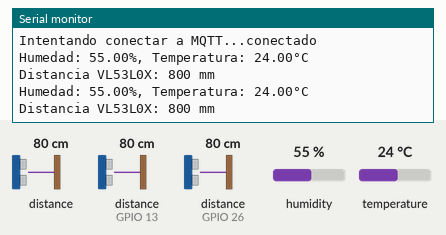
This sketch was run on a simulated ESP32. Shown: the last lines printed to the serial monitor. Wiring (inferred from the names in the program): 2 × ultrasonic range finder: trigger GPIO 12, echo GPIO 13 / trigger GPIO 27, echo GPIO 26. Inputs (shaded band) come from the test bench; at power-on: distance to the obstacle 80 cm, humidity 55 %, temperature 24 °C, distance to the obstacle (sensors on GPIO 13, GPIO 26) 80 cm. The echo pulse lasts 58.3 µs per cm; WiFi joins after 1.5 s; servers stay silent unless stated; no MQTT or app messages arrive unless stated.

Above: at 2.7 s.
2.8 s: distance to the obstacle (sensor 0) set to 2 cm
At 4.2 s:
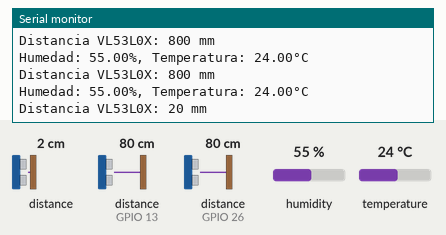
4.3 s: humidity set to 22 %
At 5.6 s:
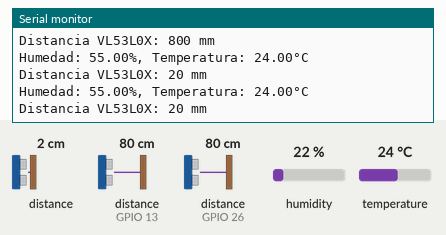
5.8 s: temperature set to 12 °C
At 7.2 s:
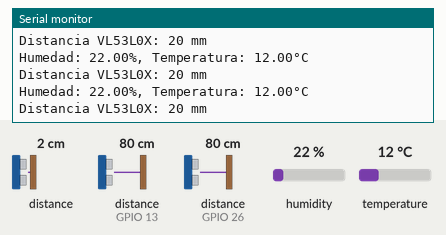
7.3 s: distance to the obstacle (sensor 0) set to 4 cm
At 8.6 s:
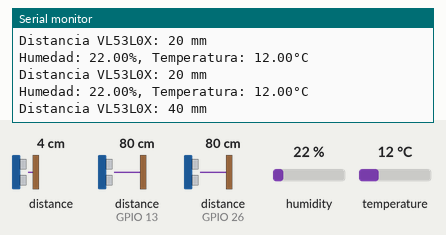
8.8 s: humidity set to 40 %
At 9.9 s:
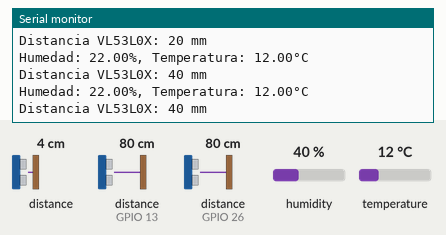
Timing chart, 0 to 11.3 s (numbered marks = the images above; inputs shaded):
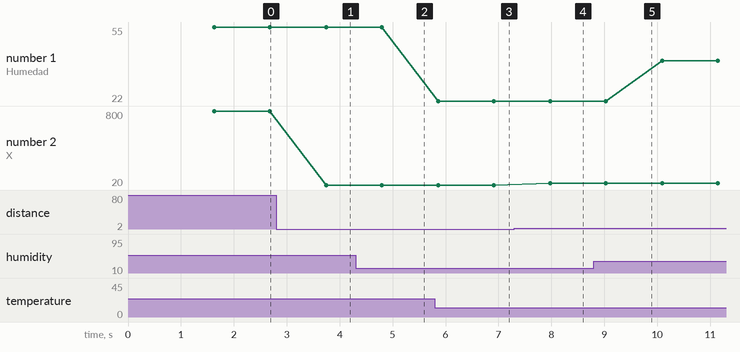

Measured:
- after the input at 2.8 s, the serial monitor: prints a new line after 0.95 s (image 1)
- after the input at 5.8 s, the serial monitor: prints a new line after 0.06 s (image 3)
- after the input at 7.3 s, the serial monitor: prints a new line after 0.68 s (image 4)
- plotted number 2: 800 → 20 after the input at 2.8 s, 20 → 40 after the input at 7.3 s

The sketch:

ESP32Sensors.ino
```cpp
#include <DHT.h>
#include <WiFi.h>
#include <PubSubClient.h>
#include <Wire.h>
#include <VL53L0X.h>

#define DHTTYPE DHT11
#define DHTPIN 19
DHT dht(DHTPIN, DHTTYPE);

const int trigPin = 12;
const int echoPin = 13;
const int trigPin2 = 27;
const int echoPin2 = 26;
#define SOUND_SPEED 0.034

VL53L0X sensor;

const char* ssid = "MotherBase";
const char* password = "@6830135@";
const char* mqtt_server = "192.168.100.216";

WiFiClient espClient;
PubSubClient client(espClient);

void setup() {
  Serial.begin(115200);
  Wire.begin();

  dht.begin();
  pinMode(trigPin, OUTPUT);
  pinMode(echoPin, INPUT);
  pinMode(trigPin2, OUTPUT);
  pinMode(echoPin2, INPUT);

  sensor.init();
  sensor.setTimeout(500);
  sensor.startContinuous();

  setup_wifi();
  client.setServer(mqtt_server, 1883);
}

void setup_wifi() {
  delay(10);
  Serial.println();
  Serial.print("Conectando a ");
  Serial.println(ssid);

  WiFi.begin(ssid, password);

  while (WiFi.status() != WL_CONNECTED) {
    delay(500);
    Serial.print(".");
  }
  Serial.println("");
  Serial.println("WiFi conectado");
  Serial.println(WiFi.localIP());
}

void loop() {
  if (!client.connected()) {
    reconnect();
  }
  client.loop();

  float humidity = dht.readHumidity();
  float temperature = dht.readTemperature();

  float distanceCm = measureDistance(trigPin, echoPin);
  float distanceCm2 = measureDistance(trigPin2, echoPin2);

  int distanciaVL53L0X = sensor.readRangeContinuousMillimeters();

  if (isnan(humidity) || isnan(temperature)) {
    Serial.println("Error leyendo el sensor DHT11");
  } else {
    char humidityStr[16];
    char temperatureStr[16];
    sprintf(humidityStr, "%.2f", humidity);
    sprintf(temperatureStr, "%.2f", temperature);
    client.publish("sensor/DHT11/humedad", humidityStr);
    client.publish("sensor/DHT11/temperatura", temperatureStr);

    Serial.printf("Humedad: %.2f%%, Temperatura: %.2f°C\n", humidity, temperature);
  }

  client.publish("sensor/HC-SR04/uno", String(distanceCm).c_str());
  client.publish("sensor/HC-SR04/dos", String(distanceCm2).c_str());

  if (sensor.timeoutOccurred()) {
    Serial.println("Error de tiempo de espera del sensor VL53L0X");
  } else {
    char distanciaVL53L0XStr[16];
    sprintf(distanciaVL53L0XStr, "%d", distanciaVL53L0X);
    client.publish("sensor/VL53L0X/distancia", distanciaVL53L0XStr);

    Serial.printf("Distancia VL53L0X: %d mm\n", distanciaVL53L0X);
  }

  delay(1000);
}

float measureDistance(int trigPin, int echoPin) {
  digitalWrite(trigPin, LOW);
  delayMicroseconds(2);
  digitalWrite(trigPin, HIGH);
  delayMicroseconds(10);
  digitalWrite(trigPin, LOW);

  long duration = pulseIn(echoPin, HIGH);
  return duration * SOUND_SPEED / 2;
}

void reconnect() {
  while (!client.connected()) {
    Serial.print("Intentando conectar a MQTT...");
    if (client.connect("ArduinoClient")) {
      Serial.println("conectado");
    } else {
      Serial.print("fallo, rc=");
      Serial.print(client.state());
      Serial.println(" intentamos de nuevo en 5 segundos");
      delay(5000);
    }
  }
}
```
